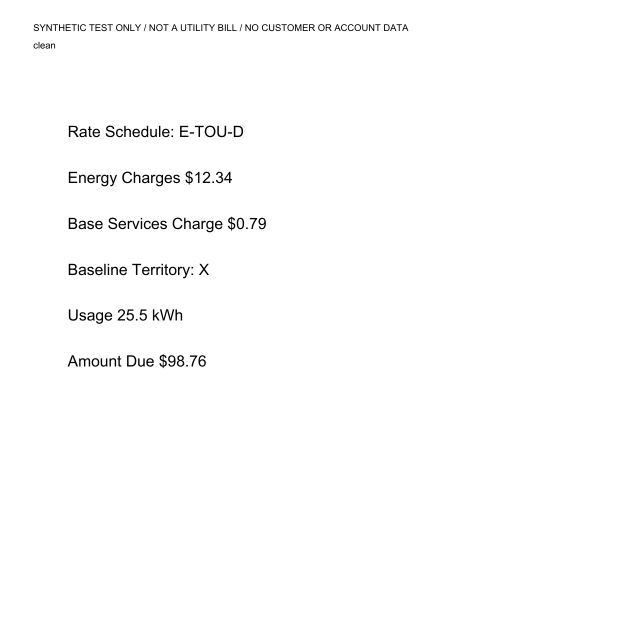
#> input picture plugins/billfit/tests/fixtures/bill-input-v2/clean.png, 1275 x 1275 px (shown at 1/2 size)
$ python -i bill_image_worker.py   (imports and definitions only)
#> lines starting #> are read from the running program, lines starting #| are printed output that depends on the picture; after the words box and inside, x2 and y2 are one past the last pixel; in counts of white or black regions, pixels touching at a corner belong together
#> further down, picture is the input picture: PIL image 1275x1275 RGB; min 0, max 255, mean 252.6
"""Optional Pillow preparation in an owned child; fixed, value-free diagnostics."""
from __future__ import annotations
import hashlib
import json
from pathlib import Path
import sys
import warnings
from statistics import median

sys.path.insert(0,str(Path(__file__).resolve().parent))
from bill_image_geometry import MAX_PIXELS, checked_size, transform, validate_options
from billfit_errors import BillFitError


def estimate_deskew(image):
    from PIL import Image
    preview=image.convert("L")
    preview.thumbnail((800,800),Image.Resampling.LANCZOS)
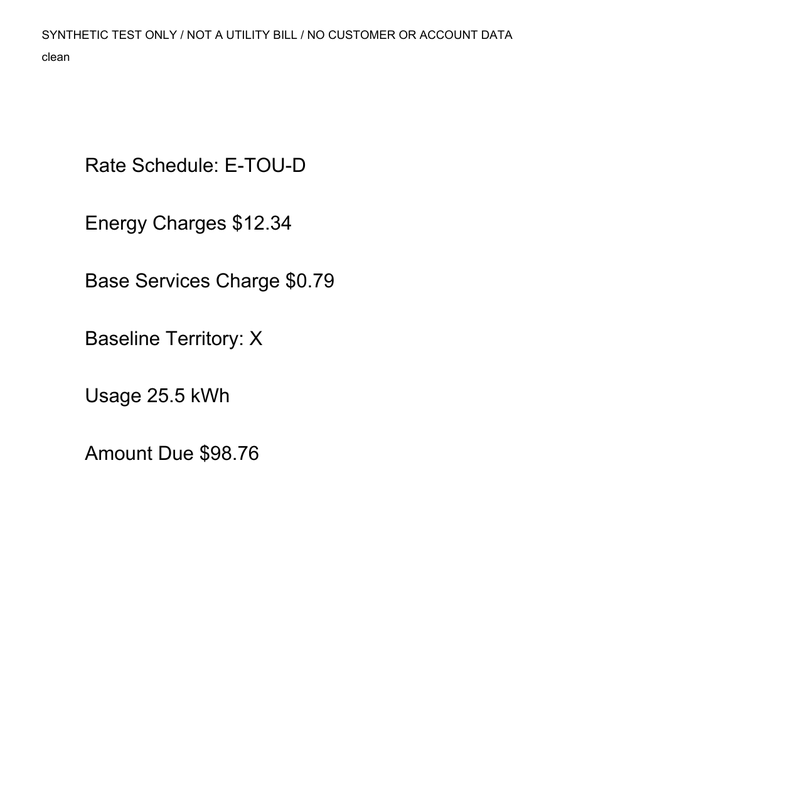
#> preview: PIL image 800x800 L; min 0, max 255, mean 252.5
    # Pixel geometry only: no field parsing, OCR retries or amount-based selection.
    ink=preview.point(lambda value: 0 if value < 200 else 255)
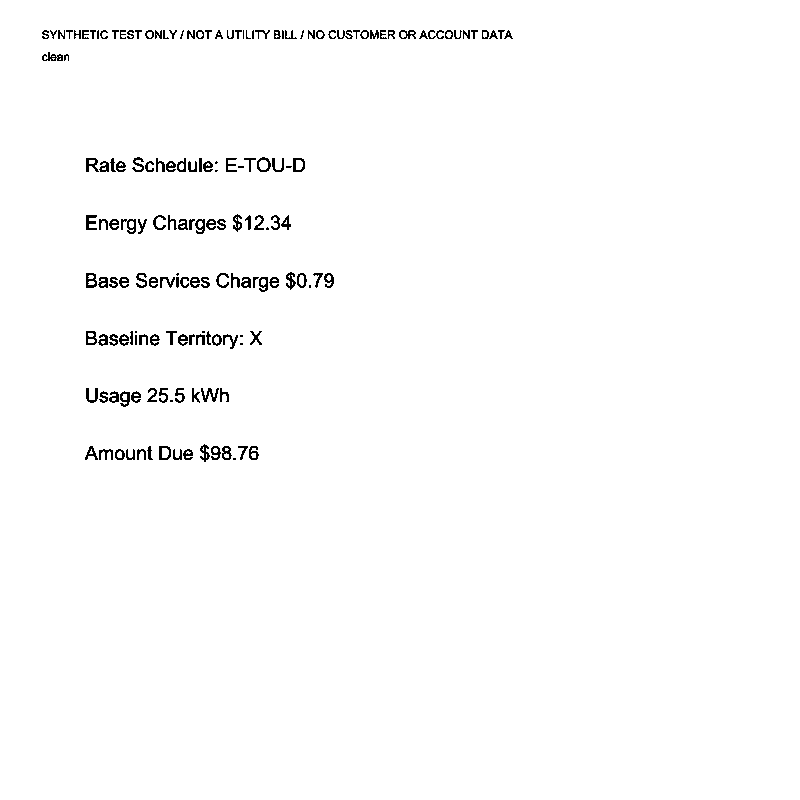
#> ink: PIL image 800x800 L; 98.7% white; black in thin lines or dots, all inside (x1, y1, x2, y2) = (42, 30, 513, 462)
    ink_count=ink.tobytes().count(0)
#> ink_count = 8547
    if ink_count < 30 or not 0.0005 <= ink_count/(ink.width*ink.height) <= 0.5:
        return 0.0,"INSUFFICIENT_EVIDENCE",None
    def score(angle):
#> called with angle = -10
        rotated=ink.rotate(-angle,resample=Image.Resampling.NEAREST,fillcolor=255)
#> rotated: PIL image 800x800 L; 98.7% white; black in thin lines or dots, all inside (x1, y1, x2, y2) = (0, 17, 449, 514)
        raw=rotated.tobytes(); width=rotated.width
#> after `width = rotated.width`: width = 800
        rows=[raw[start:start+width].count(0) for start in range(0,len(raw),width)]
#> rows = 800 values, max 46 at index 443, min 0 at index 0, mean 10.54
        # Page borders/full-width rules must not dominate a text-line estimate.
        rows=[value if value < width*0.85 else 0 for value in rows]
        bands=[]
        # An upright letterhead must not outweigh several body text regions.
        # Give each nonempty horizontal band equal influence, using pixels only.
        for index in range(4):
            band=rows[index*len(rows)//4:(index+1)*len(rows)//4]
            count=sum(band)
            if count>=30:
                bands.append(sum((right-left)**2 for left,right in zip(band,band[1:]))/count)
#> this loop made 4 passes
#> count on passes 1 to 4: 2170, 4446, 1815, 0
#> after the loop, bands = [0.938, 0.765, 0.952]
        return median(bands) if bands else 0.0
    coarse={float(angle):score(angle) for angle in range(-10,11)}
#> in score (call 2), `rotated=ink.rotate(-angle,resample=Image.Resampling.NEAREST,fillcolor=..`: rotated: PIL image 800x800 L; 98.7% white; black in thin lines or dots, all inside (x1, y1, x2, y2) = (0, 18, 455, 509)
#> the loop in score (call 2), `for index in range(4):` made 4 passes
#> count on passes 1 to 4: 2302, 4344, 1807, 0
#> in score (call 3), `rotated=ink.rotate(-angle,resample=Image.Resampling.NEAREST,fillcolor=..`: rotated: PIL image 800x800 L; 98.7% white; black in thin lines or dots, all inside (x1, y1, x2, y2) = (0, 19, 462, 503)
#> in score (call 4), `rotated=ink.rotate(-angle,resample=Image.Resampling.NEAREST,fillcolor=..`: rotated: PIL image 800x800 L; 98.7% white; black in thin lines or dots, all inside (x1, y1, x2, y2) = (0, 20, 468, 498)
#> in score (call 5), `rotated=ink.rotate(-angle,resample=Image.Resampling.NEAREST,fillcolor=..`: rotated: PIL image 800x800 L; 98.7% white; black in thin lines or dots, all inside (x1, y1, x2, y2) = (6, 21, 475, 493)
#> in score (call 6), `rotated=ink.rotate(-angle,resample=Image.Resampling.NEAREST,fillcolor=..`: rotated: PIL image 800x800 L; 98.7% white; black in thin lines or dots, all inside (x1, y1, x2, y2) = (11, 22, 481, 487)
#> in score (call 7), `rotated=ink.rotate(-angle,resample=Image.Resampling.NEAREST,fillcolor=..`: rotated: PIL image 800x800 L; 98.7% white; black in thin lines or dots, all inside (x1, y1, x2, y2) = (17, 23, 488, 482)
#> in score (call 8), `rotated=ink.rotate(-angle,resample=Image.Resampling.NEAREST,fillcolor=..`: rotated: PIL image 800x800 L; 98.7% white; black in thin lines or dots, all inside (x1, y1, x2, y2) = (23, 25, 494, 476)
#> in score (call 9), `rotated=ink.rotate(-angle,resample=Image.Resampling.NEAREST,fillcolor=..`: rotated: PIL image 800x800 L; 98.7% white; black in thin lines or dots, all inside (x1, y1, x2, y2) = (29, 26, 500, 471)
#> in score (call 10), `rotated=ink.rotate(-angle,resample=Image.Resampling.NEAREST,fillcolor=..`: rotated: PIL image 800x800 L; 98.7% white; black in thin lines or dots, all inside (x1, y1, x2, y2) = (36, 28, 507, 465)
#> in score (call 12), `rotated=ink.rotate(-angle,resample=Image.Resampling.NEAREST,fillcolor=..`: rotated: PIL image 800x800 L; 98.7% white; black in thin lines or dots, all inside (x1, y1, x2, y2) = (48, 24, 519, 459)
#> in score (call 13), `rotated=ink.rotate(-angle,resample=Image.Resampling.NEAREST,fillcolor=..`: rotated: PIL image 800x800 L; 98.7% white; black in thin lines or dots, all inside (x1, y1, x2, y2) = (54, 18, 526, 455)
#> in score (call 14), `rotated=ink.rotate(-angle,resample=Image.Resampling.NEAREST,fillcolor=..`: rotated: PIL image 800x800 L; 98.7% white; black in thin lines or dots, all inside (x1, y1, x2, y2) = (60, 12, 532, 452)
#> in score (call 15), `rotated=ink.rotate(-angle,resample=Image.Resampling.NEAREST,fillcolor=..`: rotated: PIL image 800x800 L; 98.7% white; black in thin lines or dots, all inside (x1, y1, x2, y2) = (67, 6, 538, 450)
#> in score (call 16), `rotated=ink.rotate(-angle,resample=Image.Resampling.NEAREST,fillcolor=..`: rotated: PIL image 800x800 L; 98.7% white; black in thin lines or dots, all inside (x1, y1, x2, y2) = (73, 0, 544, 447)
#> in score (call 17), `rotated=ink.rotate(-angle,resample=Image.Resampling.NEAREST,fillcolor=..`: rotated: PIL image 800x800 L; 98.7% white; black in thin lines or dots, all inside (x1, y1, x2, y2) = (80, 0, 550, 445)
#> in score (call 18), `rotated=ink.rotate(-angle,resample=Image.Resampling.NEAREST,fillcolor=..`: rotated: PIL image 800x800 L; 98.7% white; black in thin lines or dots, all inside (x1, y1, x2, y2) = (80, 0, 556, 442)
#> in score (call 19), `rotated=ink.rotate(-angle,resample=Image.Resampling.NEAREST,fillcolor=..`: rotated: PIL image 800x800 L; 98.7% white; black in thin lines or dots, all inside (x1, y1, x2, y2) = (80, 0, 562, 439)
#> in score (call 20), `rotated=ink.rotate(-angle,resample=Image.Resampling.NEAREST,fillcolor=..`: rotated: PIL image 800x800 L; 98.7% white; black in thin lines or dots, all inside (x1, y1, x2, y2) = (80, 0, 568, 437)
#> in score (call 21), `rotated=ink.rotate(-angle,resample=Image.Resampling.NEAREST,fillcolor=..`: rotated: PIL image 800x800 L; 98.7% white; black in thin lines or dots, all inside (x1, y1, x2, y2) = (80, 0, 574, 434)
#> coarse = 21 items
    best=max(coarse,key=coarse.get)
#> best = 0
    fine={round(best+offset/4,2):score(best+offset/4) for offset in range(-3,4)
          if -10 <= best+offset/4 <= 10}
#> in score (call 22), `rotated=ink.rotate(-angle,resample=Image.Resampling.NEAREST,fillcolor=..`: rotated: PIL image 800x800 L; 98.7% white; black in thin lines or dots, all inside (x1, y1, x2, y2) = (37, 29, 508, 465)
#> in score (call 23), `rotated=ink.rotate(-angle,resample=Image.Resampling.NEAREST,fillcolor=..`:
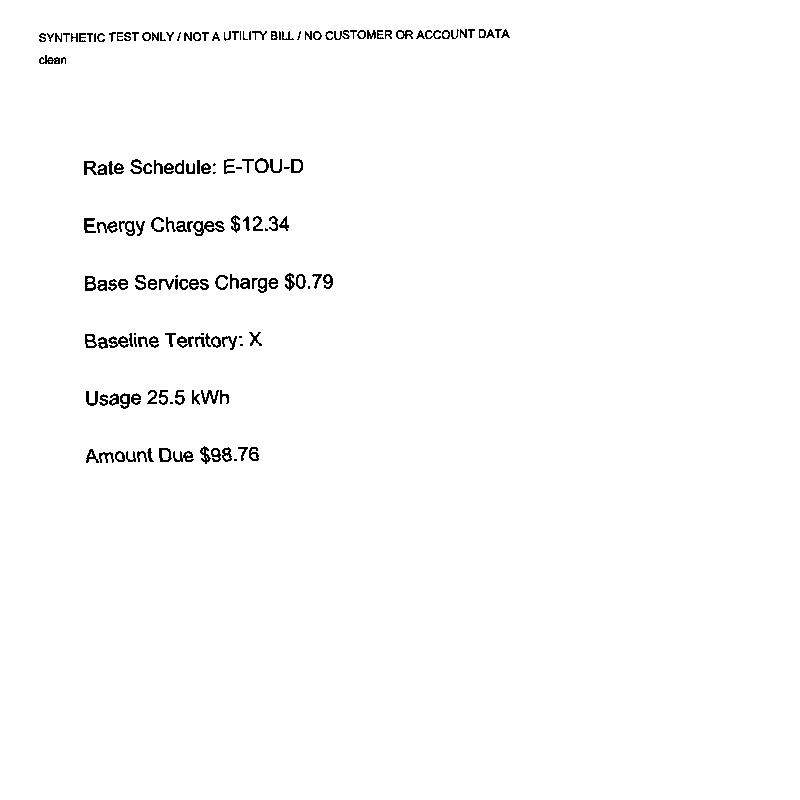
#> rotated: PIL image 800x800 L; 98.7% white; black in thin lines or dots, all inside (x1, y1, x2, y2) = (39, 29, 510, 464)
#> in score (call 23), `rows=[raw[start:start+width].count(0) for start in range(0,len(raw),wi..`: rows = 800 values, max 203 at index 33, min 0 at index 0, mean 10.68
#> the loop in score (call 23), `for index in range(4):` made 4 passes
#> count on passes 1 to 4: 3104, 4145, 1297, 0
#> after the loop in score (call 23), `for index in range(4):`: bands = [9.31, 6.81, 7.42]
#> in score (call 24), `rotated=ink.rotate(-angle,resample=Image.Resampling.NEAREST,fillcolor=..`:
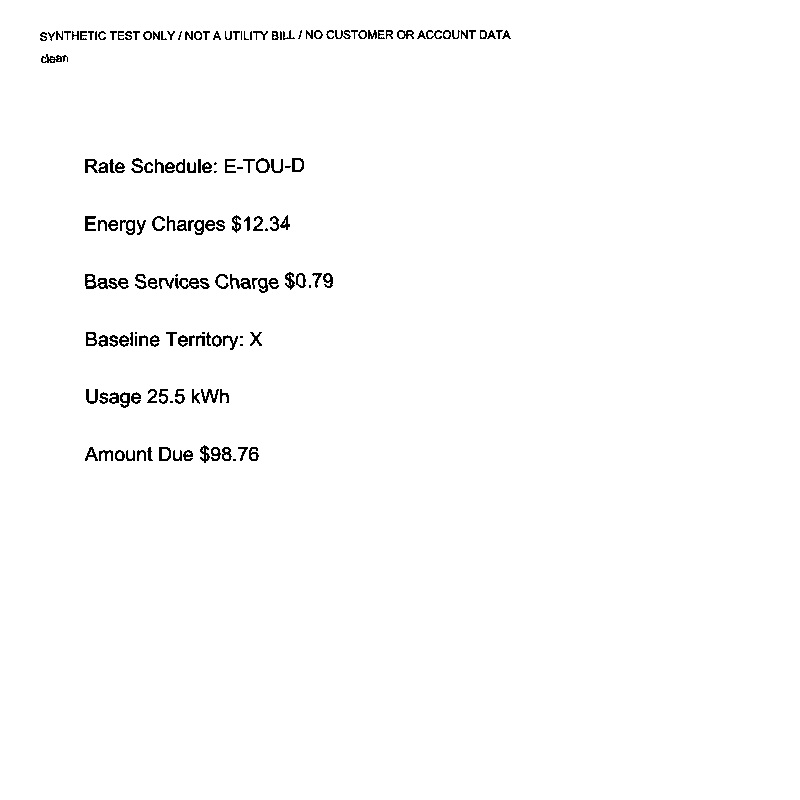
#> rotated: PIL image 800x800 L; 98.7% white; black in thin lines or dots, all inside (x1, y1, x2, y2) = (40, 30, 511, 463)
#> in score (call 24), `rows=[raw[start:start+width].count(0) for start in range(0,len(raw),wi..`: rows = 800 values, max 244 at index 31, min 0 at index 0, mean 10.68
#> the loop in score (call 24), `for index in range(4):` made 4 passes
#> count on passes 1 to 4: 3103, 4213, 1230, 0
#> after the loop in score (call 24), `for index in range(4):`: bands = [24.26, 11.87, 12.4]
#> in score (call 26), `rotated=ink.rotate(-angle,resample=Image.Resampling.NEAREST,fillcolor=..`:
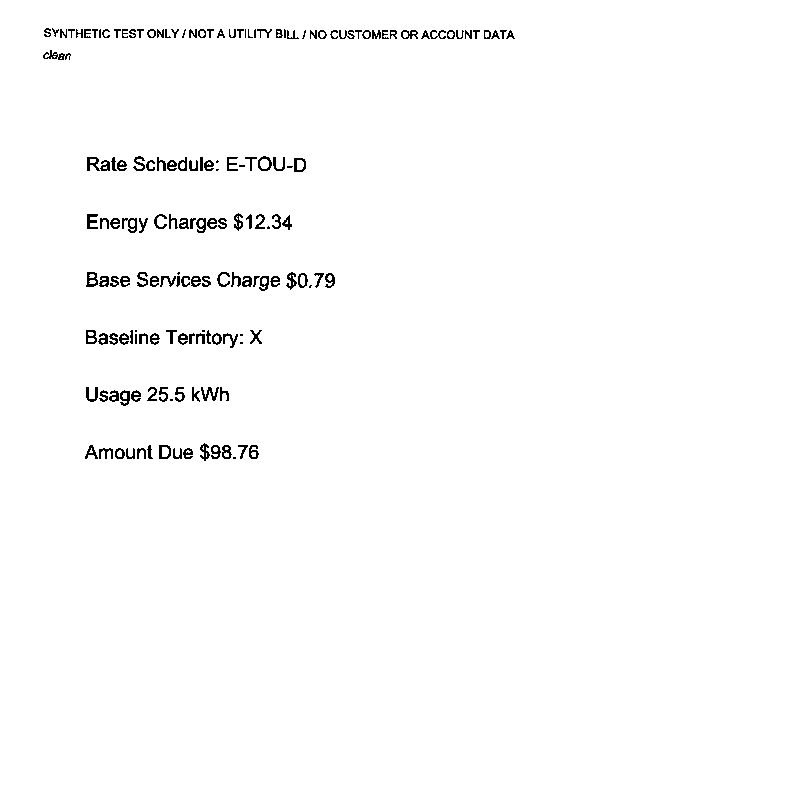
#> rotated: PIL image 800x800 L; 98.7% white; black in thin lines or dots, all inside (x1, y1, x2, y2) = (43, 28, 515, 461)
#> in score (call 26), `rows=[raw[start:start+width].count(0) for start in range(0,len(raw),wi..`: rows = 800 values, max 239 at index 30, min 0 at index 0, mean 10.68
#> the loop in score (call 26), `for index in range(4):` made 4 passes
#> count on passes 1 to 4: 3103, 4348, 1095, 0
#> after the loop in score (call 26), `for index in range(4):`: bands = [22.39, 11.48, 13.52]
#> in score (call 27), `rotated=ink.rotate(-angle,resample=Image.Resampling.NEAREST,fillcolor=..`:
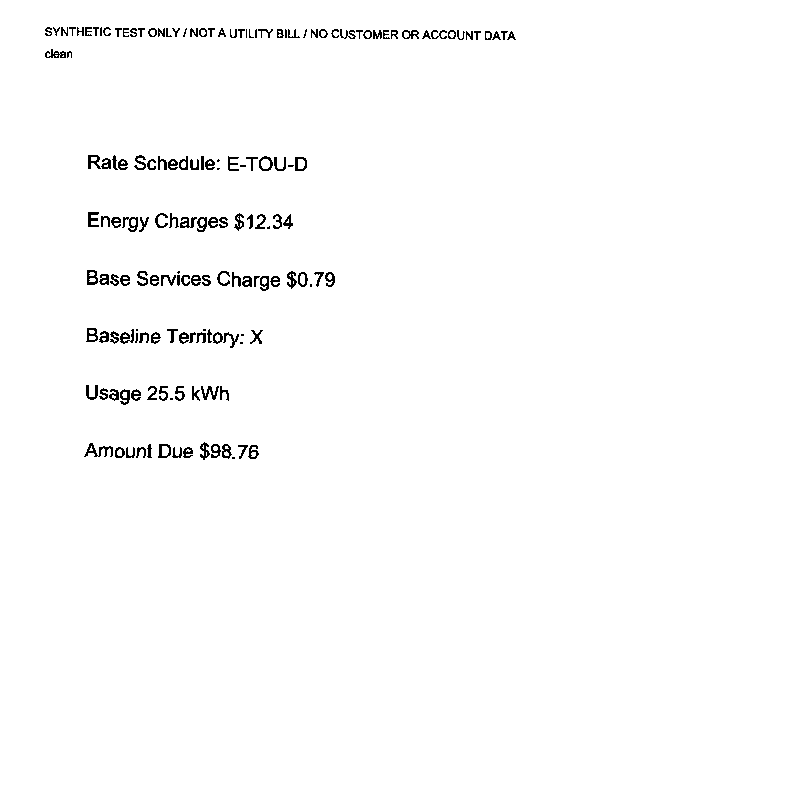
#> rotated: PIL image 800x800 L; 98.7% white; black in thin lines or dots, all inside (x1, y1, x2, y2) = (45, 27, 516, 460)
#> in score (call 27), `rows=[raw[start:start+width].count(0) for start in range(0,len(raw),wi..`: rows = 800 values, max 214 at index 31, min 0 at index 0, mean 10.68
#> the loop in score (call 27), `for index in range(4):` made 4 passes
#> count on passes 1 to 4: 3104, 4437, 1006, 0
#> after the loop in score (call 27), `for index in range(4):`: bands = [9.34, 6.89, 6.7]
#> in score (call 28), `rotated=ink.rotate(-angle,resample=Image.Resampling.NEAREST,fillcolor=..`:
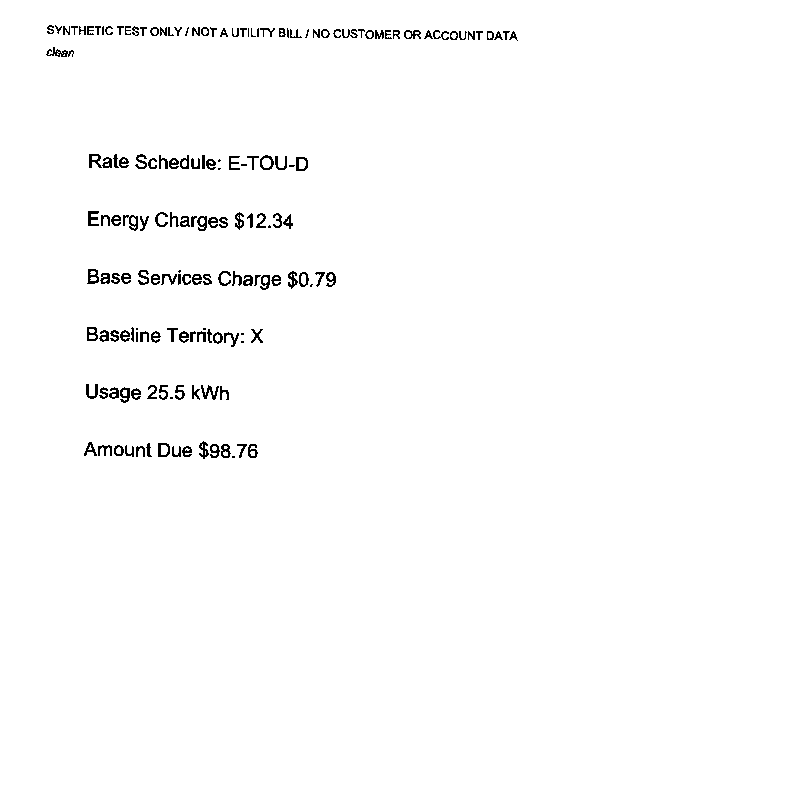
#> rotated: PIL image 800x800 L; 98.7% white; black in thin lines or dots, all inside (x1, y1, x2, y2) = (46, 25, 518, 459)
#> in score (call 28), `rows=[raw[start:start+width].count(0) for start in range(0,len(raw),wi..`: rows = 800 values, max 187 at index 31, min 0 at index 0, mean 10.68
#> the loop in score (call 28), `for index in range(4):` made 4 passes
#> count on passes 1 to 4: 3104, 4455, 987, 0
#> after the loop in score (call 28), `for index in range(4):`: bands = [6.09, 4.87, 4.71]
#> fine = {-0.75: 5.56, -0.5: 7.42, -0.25: 12.4, 0: 12.62, 0.25: 13.52, 0.5: 6.89, 0.75: 4.87}
    best=max(fine,key=fine.get); highest=fine[best]; baseline=coarse[0.0]
#> after `best = max(fine, key=fine.get)`: best = 0.25
#> after `highest = fine[best]`: highest = 13.52
#> after `baseline = coarse[0.0]`: baseline = 12.62
    alternative=max(value for angle,value in coarse.items() if abs(angle-best)>=2)
#> alternative = 2.55
    ratio=highest/max(baseline,1e-9)
#> ratio = 1.07
    if abs(best)<0.25:
        return 0.0,"ALREADY_ALIGNED",round(ratio,5)
    if abs(best)>=9.75 or ratio<1.2 or highest<alternative*1.05:
        return 0.0,"AMBIGUOUS",round(ratio,5)
    return best,"APPLIED",round(ratio,5)


# [72 lines left out: functions prepare, main, not called in this run]


# [1 line not run here, left out]

>>> from PIL import Image
>>> picture = Image.open('../../../tests/fixtures/bill-input-v2/clean.png')
>>> result = estimate_deskew(picture)
#> result = (0, 'AMBIGUOUS', 1.07)
